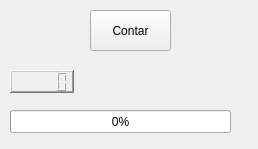
<?xml version="1.0" encoding="UTF-8"?>
<ui version="4.0">
 <class>MainWindow</class>
 <widget class="QMainWindow" name="MainWindow">
  <property name="geometry">
   <rect>
    <x>0</x>
    <y>0</y>
    <width>258</width>
    <height>149</height>
   </rect>
  </property>
  <property name="windowTitle">
   <string>Threads</string>
  </property>
  <widget class="QWidget" name="centralwidget">
   <widget class="QPushButton" name="pushButton">
    <property name="geometry">
     <rect>
      <x>90</x>
      <y>10</y>
      <width>81</width>
      <height>41</height>
     </rect>
    </property>
    <property name="text">
     <string>Contar</string>
    </property>
   </widget>
   <widget class="QLCDNumber" name="lcdNumber">
    <property name="geometry">
     <rect>
      <x>10</x>
      <y>70</y>
      <width>64</width>
      <height>23</height>
     </rect>
    </property>
    <property name="frameShape">
     <enum>QFrame::Shape::WinPanel</enum>
    </property>
   </widget>
   <widget class="QProgressBar" name="progressBar">
    <property name="geometry">
     <rect>
      <x>10</x>
      <y>110</y>
      <width>221</width>
      <height>23</height>
     </rect>
    </property>
    <property name="value">
     <number>0</number>
    </property>
   </widget>
  </widget>
 </widget>
 <resources/>
 <connections/>
</ui>
